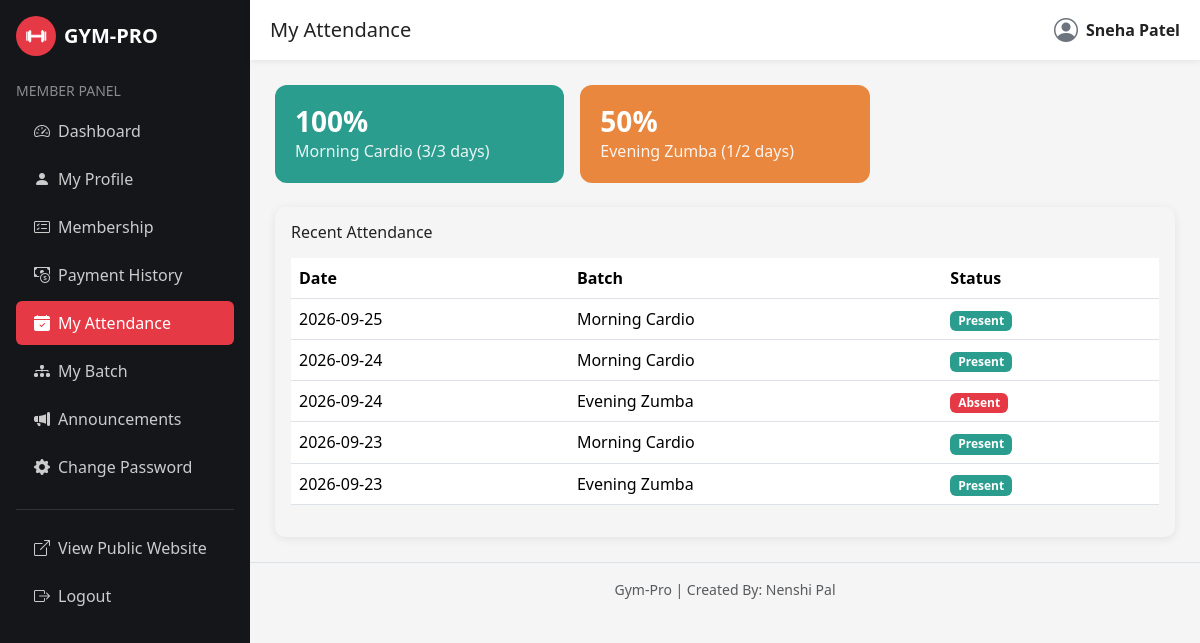
Screenshot of /member/attendance.php (signed in) with the database file from the repository.
### tables this page shows
CREATE TABLE attendance (
    attendance_id INT AUTO_INCREMENT PRIMARY KEY,
    member_id INT NOT NULL,
    batch_id INT NOT NULL,
    date DATE NOT NULL,
    status ENUM('Present','Absent') DEFAULT 'Present',
    FOREIGN KEY (member_id) REFERENCES members(member_id) ON DELETE CASCADE,
    FOREIGN KEY (batch_id) REFERENCES batches(batch_id) ON DELETE CASCADE,
    UNIQUE KEY unique_attendance (member_id, batch_id, date)
);

CREATE TABLE batches (
    batch_id INT AUTO_INCREMENT PRIMARY KEY,
    batch_name VARCHAR(100) NOT NULL,
    start_time TIME NOT NULL,
    end_time TIME NOT NULL,
    capacity INT NOT NULL DEFAULT 20,
    monthly_fee DECIMAL(10,2) NOT NULL DEFAULT 0,
    status ENUM('Active','Inactive') DEFAULT 'Active'
);

### member/attendance.php (the view, shortened to what this page needs)
<?php
require_once "../includes/config.php";
$member_id = $_SESSION['member_id'];
$summary_stmt = mysqli_prepare($conn, "
    SELECT b.batch_name,
           COUNT(a.attendance_id) AS total_marked,
           SUM(CASE WHEN a.status='Present' THEN 1 ELSE 0 END) AS present_count
    FROM member_batches mb
    JOIN batches b ON mb.batch_id = b.batch_id
    LEFT JOIN attendance a ON a.batch_id = mb.batch_id AND a.member_id = mb.member_id
    WHERE mb.member_id = ?
    GROUP BY b.batch_id, b.batch_name
");
mysqli_stmt_bind_param($summary_stmt, "i", $member_id);
mysqli_stmt_execute($summary_stmt);
$summary = mysqli_stmt_get_result($summary_stmt);
$history_stmt = mysqli_prepare($conn, "
    SELECT a.date, a.status, b.batch_name
    FROM attendance a
    JOIN batches b ON a.batch_id = b.batch_id
    WHERE a.member_id = ?
    ORDER BY a.date DESC
    LIMIT 60
");
mysqli_stmt_bind_param($history_stmt, "i", $member_id);
mysqli_stmt_execute($history_stmt);
$history = mysqli_stmt_get_result($history_stmt);
include "includes/header.php";
include "includes/sidebar.php";
include "includes/topbar.php";
?>
<div class="row g-3 mb-4">
    <?php $found=false; while ($s = mysqli_fetch_assoc($summary)): $found=true;
        $total = (int)$s['total_marked'];
        $present = (int)$s['present_count'];
        $pct = $total > 0 ? round(($present / $total) * 100) : 0;
        $color_class = $pct >= 75 ? 'bg-stat-2' : ($pct >= 50 ? 'bg-stat-4' : 'bg-stat-1');
    ?>
        <div class="col-md-4">
            <div class="stat-card <?php echo $color_class; ?>">
                <h3><?php echo $pct; ?>%</h3>
                <p><?php echo htmlspecialchars($s['batch_name']); ?> (<?php echo $present; ?>/<?php echo $total; ?> days)</p>
            </div>
        </div>
    <?php endwhile; if (!$found): ?>
        <div class="col-12"><p class="text-muted">You're not enrolled in any batch yet.</p></div>
    <?php endif; ?>
</div>
<div class="gym-card p-3">
    <h6 class="mb-3">Recent Attendance</h6>
    <div class="table-responsive">
        <table class="table table-hover align-middle">
            <thead><tr><th>Date</th><th>Batch</th><th>Status</th></tr></thead>
            <tbody>
                <?php $found=false; while ($h = mysqli_fetch_assoc($history)): $found=true; ?>
                <tr>
                    <td><?php echo htmlspecialchars($h['date']); ?></td>
                    <td><?php echo htmlspecialchars($h['batch_name']); ?></td>
                    <td><span class="badge <?php echo $h['status']=='Present'?'badge-active':'badge-rejected'; ?>"><?php echo htmlspecialchars($h['status']); ?></span></td>
                </tr>
                <?php endwhile; if (!$found): ?>
                    <tr><td colspan="3" class="text-muted">No attendance records yet.</td></tr>
                <?php endif; ?>
            </tbody>
        </table>
    </div>
</div>
<?php include "includes/footer.php"; ?>

### css/style.css (style rules this page uses)
:root { --gym-dark: #14161a; --gym-dark-2: #1e2128; --gym-red: #e63946; --gym-red-dark: #c1121f; --gym-light: #f5f5f5; --gym-gray: #6c757d; }
body { font-family: 'Segoe UI', Arial, sans-serif; background-color: var(--gym-light); color: #222; }
.gym-card { border: none; border-radius: 10px; box-shadow: 0 2px 10px rgba(0,0,0,0.08); transition: transform .2s ease; }
.stat-card { border-radius: 12px; color: #fff; padding: 20px; }
.stat-card h3 { font-weight: 800; margin: 0; }
.stat-card p { margin: 0; opacity: .9; }
.bg-stat-2 { background: #2a9d8f; }
.bg-stat-4 { background: #e9873e; }

### css/animations.css (style rules this page uses)
body { animation: gp-page-fade 0.5s ease both; }
.gym-card, .stat-card, .auth-card, .batch-check, .gym-hero h1, .gym-hero p, .gym-hero .btn { opacity: 0; transform: translateY(24px); transition: opacity 0.6s ease, transform 0.6s ease; }
.gp-in-view { opacity: 1 !important; transform: translateY(0) !important; }
.gym-card { transition: transform 0.25s ease, box-shadow 0.25s ease, opacity 0.6s ease; }
.stat-card { transition: transform 0.25s ease, box-shadow 0.25s ease, opacity 0.6s ease; }
.table-hover tbody tr { transition: background-color 0.15s ease, transform 0.15s ease; }

### admin/css/admin.css (style rules this page uses)
.table thead { background: #14161a; color: #fff; }
.badge-active { background:#2a9d8f; }
.badge-rejected, .badge-expired { background:#e63946; }

### rows the page displays
attendance: date "2026-09-25", batch.batch_name "Morning Cardio", status "Present"
attendance: date "2026-09-24", batch.batch_name "Morning Cardio", status "Present"
attendance: date "2026-09-24", batch.batch_name "Evening Zumba", status "Absent"
attendance: date "2026-09-23", batch.batch_name "Morning Cardio", status "Present"
attendance: date "2026-09-23", batch.batch_name "Evening Zumba", status "Present"

### other values shown
isset($page_title) ? $page_title : 'Member' "My Attendance"
isset($_SESSION['member_name']) ? $_SESSION['member_name'] : 'Member' "Sneha Patel"
$pct "100"
$s['batch_name'] "Morning Cardio"
$present "3"
$total "3"
$pct "50"
$s['batch_name'] "Evening Zumba"
$present "1"
$total "2"
